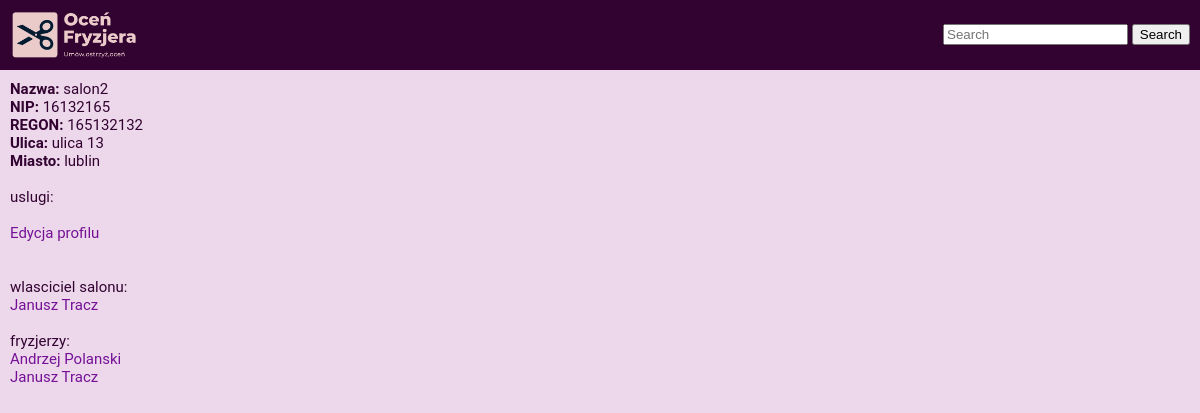
The page /pokaz_salon/2/ on the database as committed earlier.
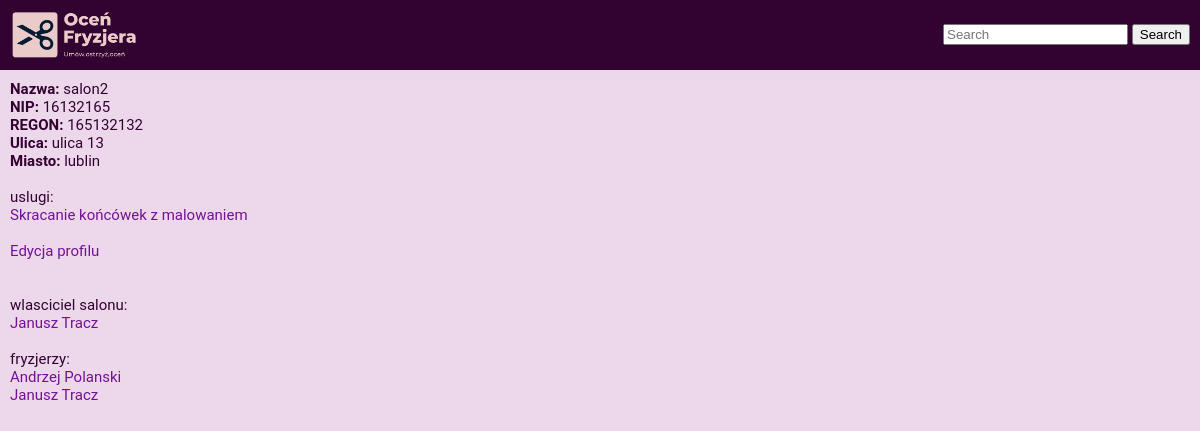
The same page on the database as committed later.
### main/models.py (models this page shows, shortened)
class Fryzjer(models.Model):
    user = models.ForeignKey(User, on_delete=models.CASCADE)
    imie = models.CharField(max_length=50, null=True)
    nazwisko = models.CharField(max_length=50, null=True)
    srednia_ocena = models.FloatField(blank=True, null=True)
    ulica = models.CharField(max_length=50, blank=True, null=True)
    nr_domu = models.IntegerField(default=0, blank=True, null=True)
    miasto = models.CharField(max_length=50, null=True)
    kod_pocztowy = models.CharField(max_length=20, null=True)
    nr_tel = models.CharField(max_length=20, default='no number')

class Usluga(models.Model):
    salon = models.ManyToManyField(Salon)
    nazwa = models.CharField(max_length=80, null=True)
    opis = models.TextField(null=True, blank=True)
    cena = models.FloatField(default=0, null=True)
    min_czas = models.IntegerField(default=0, null=True)
    max_czas = models.IntegerField(default=0, null=True)

### main/views.py (the view)
def pokaz_salon(request, id):
    salon = get_object_or_404(Salon, id=id)
    fryzjerzy = salon.fryzjer.all()
    wlasciciel = salon.wlasciciel
    uslugi = Usluga.objects.all().filter(salon=salon)
    context = {
        'salon': salon,
        'fryzjerzy': fryzjerzy,
        'wlasciciel': wlasciciel,
        'uslugi': uslugi,
    }
    return render(request, 'main/pokaz_salon.html', context)

### main/templates/main/pokaz_salon.html
{% extends 'main/base.html' %}
{% block content %}
<div><span class="heading">Nazwa:</span> {{salon.nazwa}}</div>
<div><span class="heading">NIP:</span> {{salon.NIP}}</div>
<div><span class="heading">REGON:</span> {{salon.regon}}</div>
<div><span class="heading">Ulica:</span> {{salon.ulica}} {{salon.nr_lokalu}}</div>
<div><span class="heading">Miasto:</span> {{salon.miasto}}</div>
<br>
 uslugi:<br>
{% for usluga in uslugi %}
    <a href="{% url 'pokaz_usluge' usluga.id %}">{{ usluga.nazwa }}</a>
    <br>
{% endfor %}
<br>
<div><a href="{% url 'edytuj_salon' salon.id %}">Edycja profilu</a></div>
    <br><br>
wlasciciel salonu:<br> <a href="{% url 'pokaz_fryzjera' wlasciciel.id %}">{{ wlasciciel.imie }} {{ wlasciciel.nazwisko }}</a>
    <br><br>
    fryzjerzy:<br>
{% for fryzjer in fryzjerzy %}
    <a href="{% url 'pokaz_fryzjera' fryzjer.id %}">{{ fryzjer.imie }} {{ fryzjer.nazwisko }}</a>
    <br>
{% endfor %}
{% endblock %}

Rows that differ between the two databases and show on the page:
added Usluga: nazwa "Skracanie końcówek z malowaniem"
